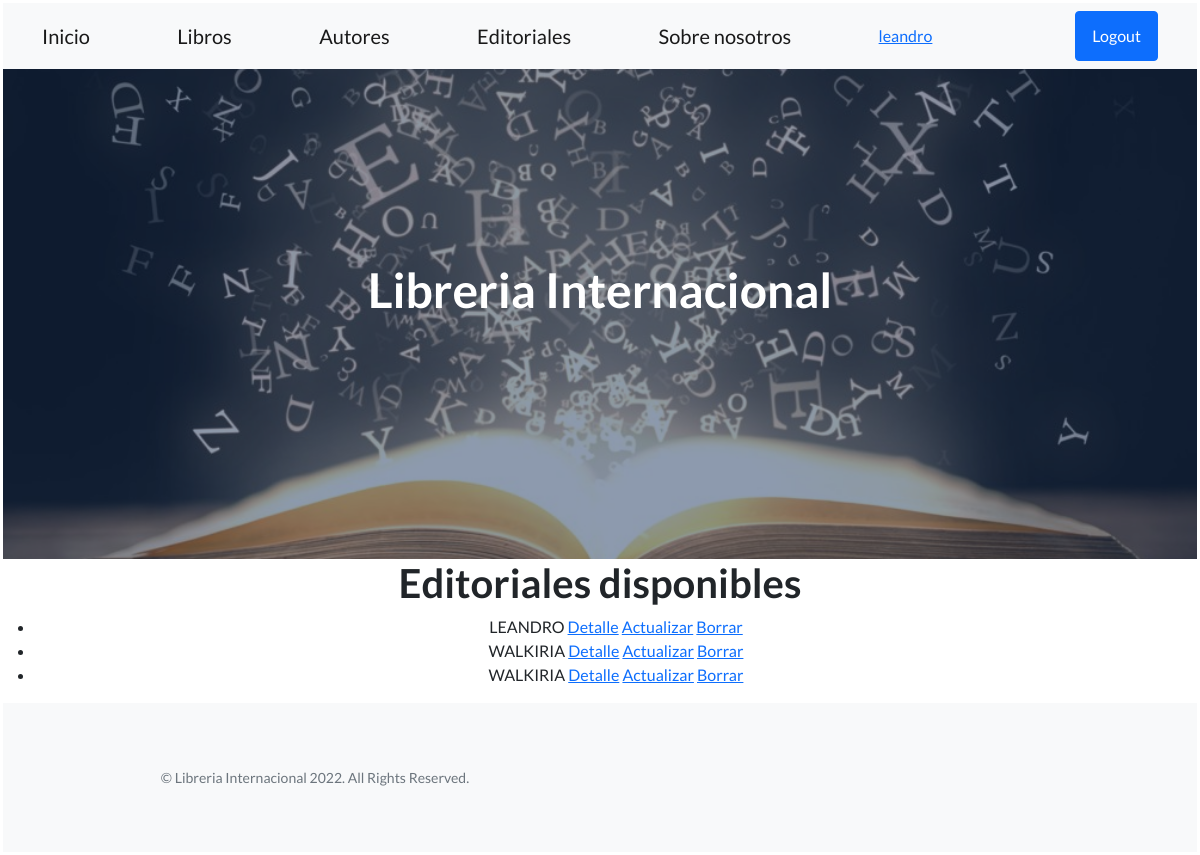
The page /autores/listar/ (signed in) on the database its author committed.
### MVT_APP/models.py (models this page shows)
class Autor(models.Model):
    nombre = models.CharField(max_length=50)
    apellido = models.CharField(max_length=50)
    fecha_nacimiento = models.DateField()
    edad = models.IntegerField()
    email = models.EmailField()
    nacionalidad = models.CharField(max_length=50)

### MVT_APP/views.py (the view)
# urls.py: path("autores/listar/", AutorList.as_view(), name="autor-list"),
class AutorList(LoginRequiredMixin, ListView):
    model = Autor
    template_name = "list_autor.html"

### MVT_APP/TEMPLATES/MVT_APP/autor_list.html
{% extends 'base.html' %}
{% block contenido %}
<h1>Editoriales disponibles</h1>
<ul>
    {% for autor in object_list %}
        <li>
            {{autor.nombre}}
            <a href="{% url 'autor-detail' autor.id %}">Detalle</a>
            {% if request.user.is_superuser %}
            <a href="{% url 'autor-edit' autor.id %}">Actualizar</a>
            <a href="{% url 'autor-delete' autor.id %}">Borrar</a>
            {%endif%}
        </li>
    {% endfor %}
</ul>
{% endblock %}

### MVT_APP/TEMPLATES/base.html (shortened to what this page needs)
<!DOCTYPE html>
<html lang="en">
    <head>
        {% load static %}
        <link href="https://cdn.jsdelivr.net/npm/bootstrap-icons@1.5.0/font/bootstrap-icons.css" rel="stylesheet" type="text/css" />
        <link href="{% static 'MVT_APP/css/styles.css' %}" rel="stylesheet" />
    </head>
    <body>
        <nav class="navbar navbar-light bg-light static-top">
            <div class="container">
                <a class="navbar-brand" href="{% url 'homepage' %}">Inicio</a>
                <a class="navbar-brand" href="{% url 'libros' %}">Libros</a>
                <a class="navbar-brand" href="{% url 'autores' %}">Autores</a>
                <a class="navbar-brand" href="{% url 'editoriales' %}">Editoriales</a>
                <a class="navbar-brand" href="{% url 'about' %}">Sobre nosotros</a>
                <a href="{% url 'auth-editar-perfil' %}" >{{request.user}}  </a>
                {% if request.user.is_authenticated  %}
                <a class="btn btn-primary" href="{% url 'auth-logout' %}"> Logout</a>
                {% else %}
                <a class="btn btn-primary" href="{% url 'auth-login' %}"> Login</a>
                <a class="btn btn-primary" href="{% url 'auth-register' %}"> Sign Up</a>
                {% endif %}
        </nav>
        <header class="masthead">
            <div class="container position-relative">
                <div class="row justify-content-center">
                    <div class="col-xl-6">
                        <div class="text-center text-white">
                            <h1 class="mb-5">Libreria Internacional</h1>
                        </div>
                    </div>
                </div>
            </div>
        </header>
        {% block contenido %}
        {% endblock %}
        <footer class="footer bg-light">
            <div class="container">
                <div class="row">
                    <div class="col-lg-6 h-100 text-center text-lg-start my-auto">
                        <p class="text-muted small mb-4 mb-lg-0 text-center">&copy; Libreria Internacional 2022. All Rights Reserved.</p>
                    </div>
                </div>
            </div>
        </footer>
    </body>
</html>

### rows shown on the page
Autor: nombre "LEANDRO"
Autor: nombre "WALKIRIA"
Autor: nombre "WALKIRIA"

### other values the page prints
{{ request.user }} "leandro"
